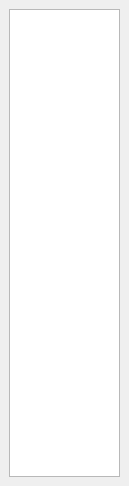
<?xml version="1.0" encoding="UTF-8"?>
<ui version="4.0">
 <class>MainWindow</class>
 <widget class="QMainWindow" name="MainWindow">
  <property name="geometry">
   <rect>
    <x>0</x>
    <y>0</y>
    <width>129</width>
    <height>486</height>
   </rect>
  </property>
  <property name="windowTitle">
   <string>MainWindow</string>
  </property>
  <widget class="QWidget" name="centralwidget">
   <layout class="QHBoxLayout" name="horizontalLayout">
    <item>
     <widget class="QTableView" name="tableView"/>
    </item>
   </layout>
  </widget>
 </widget>
 <resources/>
 <connections/>
</ui>
